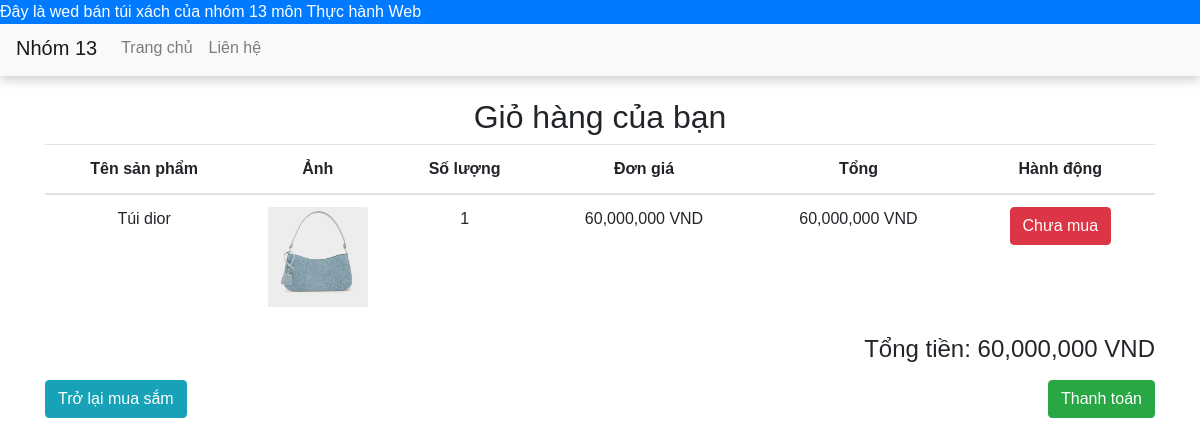
The app's page /pages/cart.php (signed in) with its own data.
### tables this page shows
CREATE TABLE `cart_items` (
  `id` int(11) NOT NULL,
  `user_id` int(11) NOT NULL,
  `product_id` int(11) NOT NULL,
  `quantity` int(11) NOT NULL,
  `created_at` timestamp NOT NULL DEFAULT current_timestamp()
);

CREATE TABLE `products` (
  `id` int(11) NOT NULL,
  `product_name` varchar(255) NOT NULL,
  `product_code` varchar(50) DEFAULT NULL,
  `price` int(10) DEFAULT NULL,
  `category` varchar(100) DEFAULT NULL,
  `image` varchar(255) DEFAULT NULL,
  `description` varchar(255) DEFAULT NULL
);

### pages/cart.php (the view, shortened to what this page needs)
<?php
    include '../includes/db_connect.php';
    $user_id = $_SESSION['user_id'];
    $query = "SELECT c.quantity, p.id as product_id, p.product_name, p.price, p.image FROM cart_items c
            JOIN products p ON c.product_id = p.id
            WHERE c.user_id = ?";
    $stmt = mysqli_prepare($conn, $query);
    mysqli_stmt_bind_param($stmt, "i", $user_id);
    mysqli_stmt_execute($stmt);
    $result = mysqli_stmt_get_result($stmt);
    $cart_items = [];
    while ($row = mysqli_fetch_assoc($result)) {
        $cart_items[] = $row;
    }
?>
<!DOCTYPE html>
<html lang="vi">
<head>
    <link rel="stylesheet" href="https://stackpath.bootstrapcdn.com/bootstrap/4.5.2/css/bootstrap.min.css">
    <link rel="stylesheet" href="../assets/css/cart.css">
</head>
<body>
    <div class="marquee">
        <p>Đây là wed bán túi xách của nhóm 13 môn Thực hành Web</p>
    </div>
    <nav class="navbar navbar-expand-lg navbar-light bg-light">
        <a class="navbar-brand" href="#">Nhóm 13</a>
        <div class="collapse navbar-collapse">
            <ul class="navbar-nav">
                <li class="nav-item">
                    <a class="nav-link" href="user_index.php">Trang chủ</a>
                </li>
                <li class="nav-item">
                    <a class="nav-link" href="contact.php">Liên hệ</a>
                </li>
            </ul>
        </div>
    </nav>
    <div class="container mt-5">
        <h2>Giỏ hàng của bạn</h2>
        <?php
        if (count($cart_items) > 0): ?>
            <table class="table">
                <thead>
                    <tr>
                        <th>Tên sản phẩm</th>
                        <th>Ảnh</th>
                        <th>Số lượng</th>
                        <th>Đơn giá</th>
                        <th>Tổng</th>
                        <th>Hành động</th>
                    </tr>
                </thead>
                <tbody>
                <?php foreach($cart_items as $row): ?>
                    <tr>
                        <td><?php echo htmlspecialchars($row['product_name']); ?></td>
                        <td>
                        <?php
                            $imagePath = "../assets/images/" . $row['image'];
                            if (file_exists($imagePath)):
                        ?>
                            <img src="<?php echo $imagePath; ?>" class="card-img-top fixed-img" alt="<?php echo $row['product_name']; ?>">
                        <?php else: ?>
                            <img src="assets/images/default.jpg" class="card-img-top fixed-img" alt="Default Image">
                        <?php endif; ?>
                        </td>
                        <td><?php echo htmlspecialchars($row['quantity']); ?></td>
                        <td><?php echo number_format($row['price']); ?> VND</td>
                        <td><?php
                            $subtotal = $row['price'] * $row['quantity'];
                            echo number_format($subtotal);
                        ?> VND</td>
                        <td>
                            <button class="btn btn-danger delete-btn" data-product-id="<?php echo $row['product_id']; ?>">Chưa mua</button>
                        </td>
                    </tr>
                <?php endforeach; ?>
                </tbody>
            </table>
            <h4 id="total-amount">Tổng tiền:
            <?php
            $total_amount = 0;
            foreach ($cart_items as $item) {
                $total_amount += $item['price'] * $item['quantity'];
            }
            echo number_format($total_amount) . " VND";
            ?>
            </h4>
            <div class="d-flex justify-content-between mt-3">
            <a href="user_index.php" class="btn btn-info">Trở lại mua sắm</a>
                <button class="btn btn-success" data-toggle="modal" data-target="#shippingModal">Thanh toán</button>
            </div>
        <?php else: ?>
            <p>Giỏ hàng của bạn đang trống.</p>
            <a href="user_index.php" class="btn btn-info">Trở lại mua sắm</a>
        <?php endif; ?>
    </div>
</body>
</html>

### assets/css/cart.css (style rules this page uses)
html, body { height: 100%; margin: 0; }
body { font-family: Arial, sans-serif; margin: 0; padding: 0; display: flex; flex-direction: column; }
.container { flex: 1; }
.navbar { position: fixed; width: 100%; z-index: 1000; box-shadow: 0 4px 10px rgba(0, 0, 0, 0.2); top:20px; }
.fixed-img { width: 100%; height: 400px; }
.container { padding-top: 50px; padding-bottom: 70px; }
.marquee { overflow: hidden; white-space: nowrap; background-color: #007bff; color: white; position: fixed; top: 0; width: 100%; z-index: 1001; }
.marquee p { display: inline-block; animation: marquee 10s linear infinite; margin: 0; }

### pages/cart.php (style rules this page uses)
h2 { text-align: center; }
h4 { text-align: right; }
table { text-align: center; }
img { max-width: 100px; max-height: 100px; }

### records on screen
cart_items: product.product_name "Túi dior", product.image (picture), quantity "1", product.price "60,000,000", subtotal "60,000,000"

### other values on screen
$total_amount "60,000,000"
